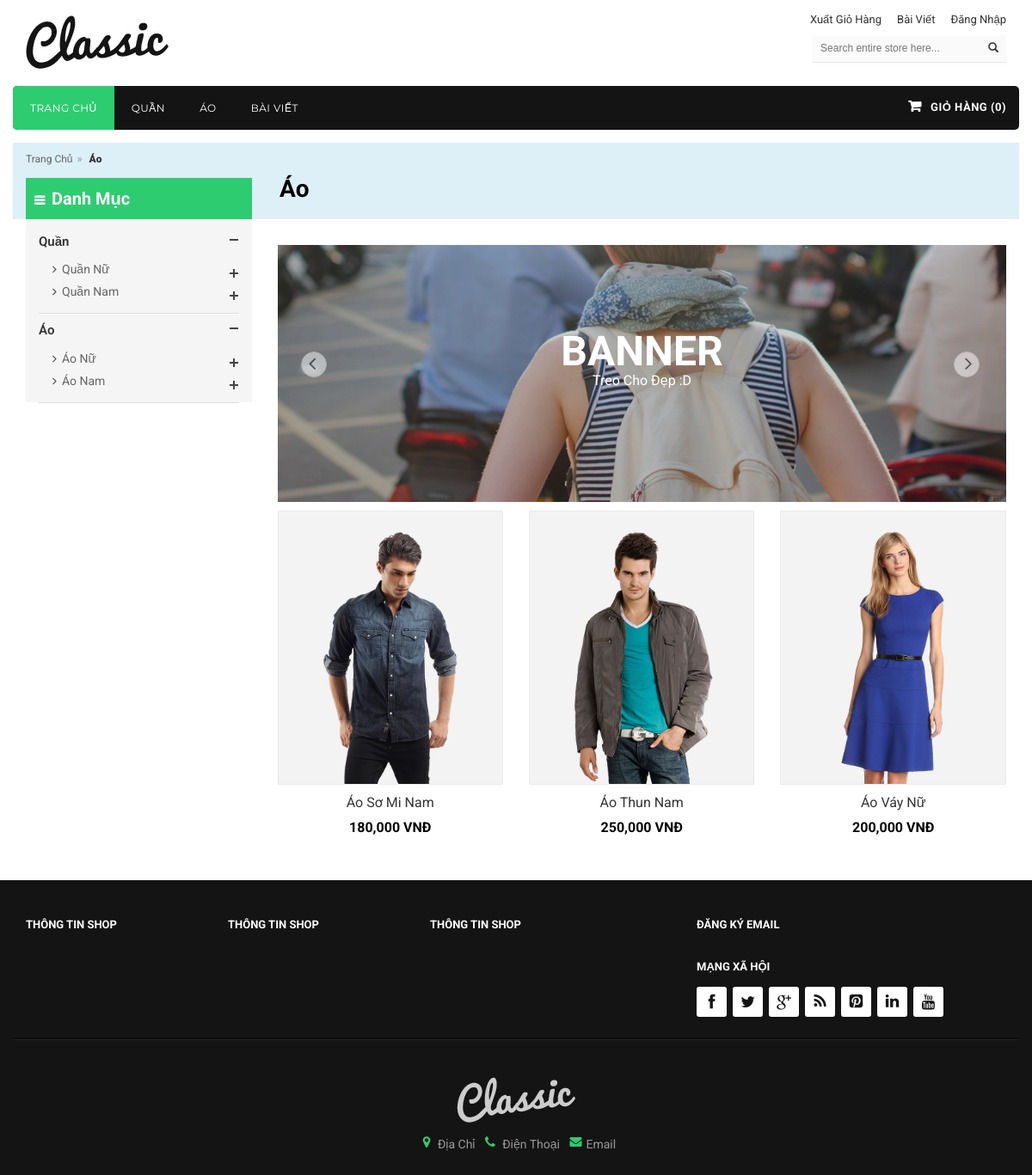
Page /index.php?c=product&id=28 on the committed database.
### tables this page shows
CREATE TABLE IF NOT EXISTS `catalog` (
  `id` int(11) NOT NULL,
  `name` varchar(128) NOT NULL,
  `parent_id` int(11) NOT NULL DEFAULT '0',
  `level` int(11) NOT NULL DEFAULT '0'
);

CREATE TABLE IF NOT EXISTS `product` (
  `id` int(255) NOT NULL,
  `catalog_id` int(11) NOT NULL,
  `name` varchar(100) NOT NULL,
  `price` double NOT NULL DEFAULT '0',
  `content` text NOT NULL,
  `discount` int(11) NOT NULL DEFAULT '0',
  `image_link` varchar(50) NOT NULL,
  `image_list` text NOT NULL,
  `created` date NOT NULL,
  `view` int(11) NOT NULL DEFAULT '0'
);

### includes/common.php (called while the page is built, shortened)
<?php
require ROOT . DS . 'includes' . DS .'db.php';
function model($model) {
    static $models = array();
    $model = strtolower($model);
    if (!isset($models[$model])) {
        $models[$model] = new $model_name();
    }
    return $models[$model];
}
function render($file, $data) {
    extract($data);
    include ROOT . DS . 'views' . DS . $file;
}

### controllers/product.php (called while the page is built, shortened)
<?php
function product_index() {
    $data = array();
    $data['template_file'] = 'product/product.php';
    $data['title']='Sản Phẩm';
    if(isset($_GET['id'])){
    	$id=$_GET['id'];
    	$subquery='(SELECT id FROM catalog WHERE parent_id='.$id.')';
        $page=isset($_GET['page']) ? $_GET['page'] : 1;
        $config = array(
            'current_page'  => $page,
            'total_record'  => count(model('product')->get_product('WHERE catalog_id='.$id.' OR catalog_id in '.$subquery.' ORDER BY created DESC')),
            'limit'         => 9,
            'link_full'     => 'index.php?c=product&id='.$id.'&page={page}',
            'link_first'    => 'index.php?c=product&id='.$id,
        );
        $paging = new Pagination();
        $paging->init($config);
        $data['page']= $paging->html();
        $data['data']=model('product')->paginate($page,9,'WHERE catalog_id='.$id.' OR catalog_id in '.$subquery.' ORDER BY created DESC');
    	$catalog=model('catalog')->catalog('WHERE id='.$id);
    	$data['catalog']=$catalog;
    	$data['title']=$catalog[0]['name'];
    }
    render('layout_home.php', $data);
}

### index.php (called while the page is built, shortened)
<?php
require ROOT . DS . 'includes' . DS . 'common.php';
$controller = empty($_GET['c']) ? 'index' : strtolower($_GET['c']);
$method = empty($_GET['m']) ? 'index' : strtolower($_GET['m']);
$c_file = ROOT . DS . 'controllers' . DS . $controller . '.php';
$m_func = $controller . '_' . $method;
if (is_readable($c_file)) {
    if(function_exists($m_func))
    	call_user_func($m_func);
    else call_user_func($controller . '_' . 'index');
} else {
	$data = array();
    $data['template_file'] = 'index/404error.php';
    $data['title']='Trang chủ';
	render('layout_home.php', $data);
    die();
}

### models/catalog.php (called while the page is built, shortened)
<?php
class Catalog extends Model {
    public $table = 'catalog';
    function catalog($where='') {
	    $sql = "SELECT id,name,parent_id,(SELECT name FROM `{$this->table}` WHERE id=t.`parent_id` ) as name_parent FROM `{$this->table}` t ".$where;
	    return db_get_all($sql);
	}
}

### includes/db.php (called while the page is built, shortened)
<?php
function db_get_all($sql) {
    $result = mysql_query($sql);
    $data = array();
    if ($result) {
        while ($row = mysql_fetch_assoc($result)) {
            $data[] = $row;
        }
    }
    return $data;
}

### models/model.php (called while the page is built, shortened)
<?php
class Model {
    public $table = '';
    public function paginate($page, $per_page = 20, $where = '') {
        $skip = ($page - 1) * $per_page;
        $sql = "SELECT * FROM `{$this->table}` {$where} LIMIT {$per_page} OFFSET {$skip}";
        return db_get_all($sql);
    }
}

### views/product/product.php (the view, shortened to what this page needs)
<div class="breadcrumbs bounceInUp animated">
  <div class="container">
    <div class="row">
      <div class="col-xs-12">
        <ul>
          <li class="home"> <a title="Đến Trang Chủ" href="index.php">Trang Chủ</a><span>» </span></li>
          <?php if (isset($catalog)): ?>
            <li class="category13"><strong><?php echo $catalog[0]['name']; ?></strong></li>
          <?php else: ?>
            <li class="category13"><strong>Sản Phẩm</strong></li>
          <?php endif ?>
        </ul>
      </div>
    </div>
  </div>
</div>
<section class="main-container col2-left-layout bounceInUp animated">
<div class="page-header">
  <div class="container">
    <div class="row">
      <div class="col-xs-12">
        <h2><?php echo $catalog[0]['name']; ?></h2>
      </div>
    </div>
  </div>
</div>
<div class="container">
  <div class="row">
    <div class="col-main col-sm-9 col-sm-push-3">
      <article class="col-main">
        <div class="category-description std">
          <div class="slider-items-products">
            <div id="category-desc-slider" class="product-flexslider hidden-buttons">
              <div class="slider-items slider-width-col1 owl-carousel owl-theme">
                  <div class="item"> <a href="#x"><img alt="" src="images/women_banner.png"></a>
                    <div class="cat-img-title cat-bg cat-box">
                      <h2 class="cat-heading"><strong>BANNER</strong><br></h2>
                        <p>Treo Cho Đẹp :D</p>
                    </div>
                  </div>
              </div>
            </div>
          </div>
        </div>
        <div class="category-products">
          <ul class="products-grid">
            <?php foreach ($data as $key => $value): ?>
              <li class="item col-lg-4 col-md-3 col-sm-4 col-xs-6">
                <div class="item-inner">
                    <div class="item-img">
                      <div class="item-img-info"><a href="index.php?c=product&m=detail&id=<?php echo $value['id']; ?>" title="<?php echo $value['name']; ?>" class="product-image"><img src="products-images/<?php echo $value['image_link']; ?>" alt="<?php echo $value['name']; ?>"></a>
                      </div>
                    </div>
                    <div class="item-info">
                      <div class="info-inner">
                        <div class="item-title"><a href="index.php?c=product&m=detail&id=<?php echo $value['id']; ?>" title="<?php echo $value['name'];?>"><?php echo $value['name']; ?></a> </div>
                        <div class="item-content">
                          <div class="item-price">
                            <div class="price-box">
                            <?php if ($value['discount']==0): ?>
                              <span class="regular-price"><span class="price"><?php echo number_format($value['price']); ?> VNĐ</span> </span>
                            <?php endif ?>
                            </div>
                          </div>
                        </div>
                      </div>
                    </div>
                  </div>
                </li>
            <?php endforeach ?>
          </ul>
        </div>
        </article>
      </div>
      <div class="col-left sidebar col-sm-3 col-xs-12 col-sm-pull-9">
        <aside class="col-left sidebar">
        <div class="side-nav-categories">
            <div class="block-title"> Danh Mục </div>
            <div class="box-content box-category">
              <ul>
                <?php $menu=model('catalog')->catalog('WHERE parent_id=0');
                      foreach ($menu as $key => $value):
                ?>
                  <li> <a class="active" href="index.php?c=product&id=<?php echo $value['id']; ?>"><?php echo $value['name']; ?></a> <span class="subDropdown minus"></span>
                    <ul class="level0_415" style="display:block">
                      <?php $menu=model('catalog')->catalog('WHERE parent_id='.$value['id']);
                        foreach ($menu as $key => $value):
                      ?>
                      <li> <a href="index.php?c=product&id=<?php echo $value['id']; ?>"><?php echo $value['name']; ?></a> <span class="subDropdown plus"></span>
                      </li>
                      <?php endforeach ?>
                    </ul>
                  </li>
                <?php endforeach ?>
              </ul>
            </div>
          </div>
        </aside>
      </div>
    </div>
  </div>
</section>

### views/layout_home.php (shortened to what this page needs)
<!DOCTYPE html>
<html lang="en">
<head>
<link rel="stylesheet" type="text/css" href="./styles/css/bootstrap.min.css">
<link rel="stylesheet" type="text/css" href="./styles/css/font-awesome.css" media="all">
<link rel="stylesheet" type="text/css" href="./styles/css/animate.css" media="all">
<link rel="stylesheet" type="text/css" href="./styles/css/revslider.css" >
<link rel="stylesheet" type="text/css" href="./styles/css/owl.carousel.css">
<link rel="stylesheet" type="text/css" href="./styles/css/owl.theme.css">
<link rel="stylesheet" type="text/css" href="./styles/css/jquery.mobile-menu.css">
<link rel="stylesheet" type="text/css" href="./styles/css/style.css" media="all">
<link rel="stylesheet" type="text/css" href="./styles/css/blogmate.css">
<link rel="stylesheet" type="text/css" href="./styles/css/flexslider.css">
</head>
<body class="cms-index-index cms-home-page">
<div id="page">
  <header>
    <div class="header-container">
      <div class="container">
        <div class="row">
          <div class="col-sm-3 col-xs-12">
            <div class="logo"><a title="Blog Thực Tập" href="index.php"><img alt="Blog Thực Tập" src="./images/logo.png"></a></div>
          </div>
          <div class="col-lg-9 col-xs-12 right_menu">
            <div class="toplinks">
              <div class="links">
                <div><a title="Checkout" href="index.php?c=cart"><span class="hidden-xs">Xuất Giỏ Hàng</span></a></div>
                <div><a title="Blog" href="index.php?c=blog"><span class="hidden-xs">Bài Viết</span></a></div>
                <?php if(empty($_SESSION['name'])){ ?>
                  <div class="login"><a href="index.php?c=login"><span class="hidden-xs">Đăng Nhập</span></a></div>
                <?php } ?>
              </div>
            </div>
            <div class="search-box pull-right">
              <form action="http://htmldemo.magikcommerce.com/ecommerce/classic-html-template/version_3/cat" method="POST" id="search_mini_form" name="Categories">
                <input type="text" placeholder="Search entire store here..." maxlength="70" name="search" id="search">
                <button type="button" class="search-btn-bg"><span class="glyphicon glyphicon-search"></span>&nbsp;</button>
              </form>
            </div>
          </div>
        </div>
      </div>
    </div>
  </header>
  <nav>
    <div class="container">
      <div class="row">
        <div class="nav-inner col-lg-12">
          <ul id="nav" class="hidden-xs">
            <li class="level0 parent drop-menu active"><a href="index.php"><span>Trang chủ</span></a></li>
            <?php $menu=model('catalog')->catalog('WHERE parent_id=0');
                  foreach ($menu as $key => $value):
            ?>
              <li class="mega-menu"><a href="index.php?c=product&id=<?php echo $value['id']; ?>" class="level-top"><span><?php echo $value['name']; ?></span></a>
              </li>
            <?php endforeach ?>
            <li class="mega-menu"><a href="index.php?c=blog" class="level-top"><span>Bài Viết</span></a>
            </li>
          </ul>
          <div class="menu_top">
            <div class="top-cart-contain pull-right">
              <div class="mini-cart">
                <div data-toggle="dropdown" data-hover="dropdown" class="basket dropdown-toggle">
                  <a href="#">
                    <span class="hidden-xs">Giỏ Hàng (<?php echo empty($_SESSION['total_qty'])?0:$_SESSION['total_qty'] ?>)
                    </span>
                  </a>
                </div>
              </div>
            </div>
          </div>
        </div>
      </div>
    </div>
  </nav>
  <div id='ajax_table'>
    <?php include ROOT . DS . 'views' . DS . $template_file; ?>
  </div>
</div>
  <footer>
    <section class="footer-navbar">
      <div class="footer-inner">
        <div class="container">
          <div class="row">
            <div class="col-sm-12 col-xs-12 col-lg-8">
              <div class="footer-column pull-left collapsed-block">
                <h4>Thông Tin Shop<a class="expander visible-xs" href="#TabBlock-1">+</a></h4>
              </div>
              <div class="footer-column pull-left collapsed-block">
                <h4>Thông Tin Shop<a class="expander visible-xs" href="#TabBlock-2">+</a></h4>
              </div>
              <div class="footer-column pull-left collapsed-block">
                <h4>Thông  Tin Shop<a class="expander visible-xs" href="#TabBlock-3">+</a></h4>
              </div>
            </div>
            <div class="col-xs-12 col-lg-4">
              <div class="footer-column-last">
                <div class="newsletter-wrap collapsed-block">
                  <h4>Đăng Ký Email<a class="expander visible-xs" href="#TabBlock-4">+</a></h4>
                </div>
                <div class="social">
                  <h4>Mạng Xã Hội</h4>
                  <ul class="link">
                    <li class="fb pull-left"><a href="#"></a></li>
                    <li class="tw pull-left"><a href="#"></a></li>
                    <li class="googleplus pull-left"><a href="#"></a></li>
                    <li class="rss pull-left"><a href="#"></a></li>
                    <li class="pintrest pull-left"><a href="#"></a></li>
                    <li class="linkedin pull-left"><a href="#"></a></li>
                    <li class="youtube pull-left"><a href="#"></a></li>
                  </ul>
                </div>
              </div>
            </div>
          </div>
        </div>
      </div>
      <div class="footer-middle">
        <div class="container">
          <div class="row">
            <div style="text-align:center"><a href="index.html"><img src="./images/footer-logo.png" alt="footer-logo"></a></div>
            <address>
            <i class="icon-location-arrow"></i> Địa Chỉ <i class="icon-mobile-phone"></i><span> Điện Thoại</span> <i class="icon-envelope"></i><a href="mailto:minhtri.ltv@gmail.com">Email</a>
            </address>
          </div>
        </div>
      </div>
    </section>
  </footer>
</body>
</html>

### styles/css/blogmate.css (style rules this page uses)
.clearfix:before, .row:after { content: '\0020'; display: block; overflow: hidden; visibility: hidden; width: 0; height: 0; }
input[type="text"], input[type="password"], input[type="email"], textarea, select { border: none; outline: none; color: #777; margin: 0; margin: 6px 10px 6px 0px; background: #fff; border: 1px #ddd solid; width: auto; }

### rows in the picture
catalog: name "QUẦN", name "Quần"
catalog: name "ÁO", name "Áo"
product: image_link (picture), name "Áo Sơ Mi Nam", price "180,000"
product: image_link (picture), name "Áo Thun Nam", price "250,000"
product: image_link (picture), name "Áo Váy Nữ", price "200,000"
catalog: name "Quần Nữ"
catalog: name "Quần Nam"
catalog: name "Áo Nữ"
catalog: name "Áo Nam"
